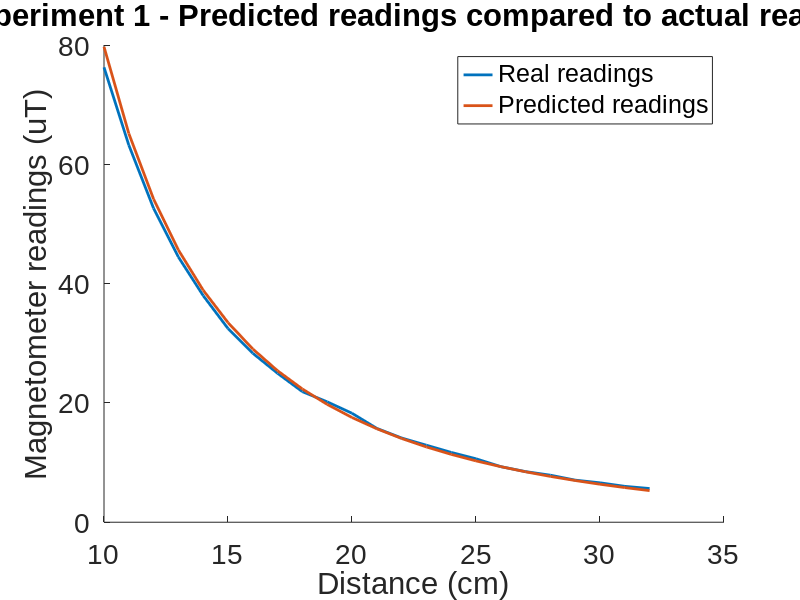
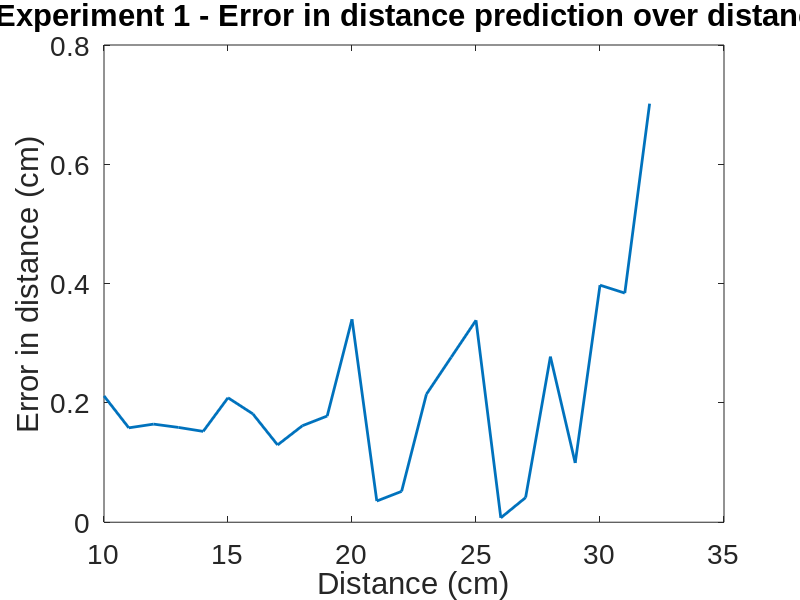

Write the MATLAB code that produced these figures, in order.
clear all;
close all;

load('distance.mat');
load('mag_predicted_exp_2.mat');
load('mag_scrambled.mat');
load('mag_real.mat');

magnetometer_readings_real = magnetometer_readings_real(:,1);
%unscramble and fit the data 
a = 9135;
b = -2.047;
c = -2.281;
predicted_distance = (((magnetometer_readings_scrambled - c) ./ a)).^(1/b);

%data bookkeeping
sorted_predicted_distance = sort(predicted_distance,'ascend');

%basic plot
figure;
hold on; 
plot(distance, magnetometer_readings_real, 'LineWidth',2)
plot(distance, mag_predicted, 'LineWidth', 2)
xlabel('Distance (cm)');
ylabel('Magnetometer readings (uT)');
title('Experiment 1 - Predicted readings compared to actual reading');
legend('Real readings','Predicted readings');
set(findobj(gcf,'type','axes'),'FontName','Arial','FontSize',20)
hold off;

%plot errors
errors = abs(distance - sorted_predicted_distance); %abs to turn negative values into positive ones 
figure;
plot(distance, errors, 'LineWidth', 2);
xlabel('Distance (cm)');
ylabel('Error in distance (cm)');
title('Experiment 1 - Error in distance prediction over distance');
set(findobj(gcf,'type','axes'),'FontName','Arial','FontSize',20)



